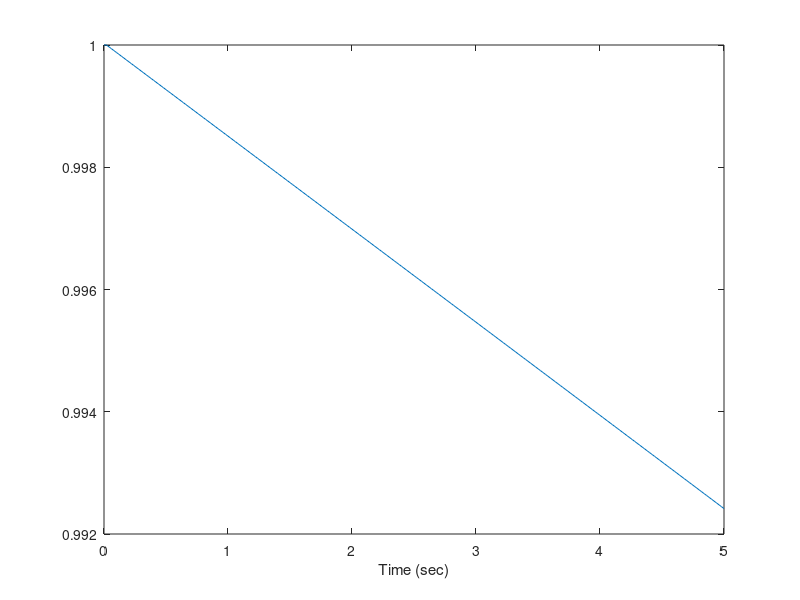
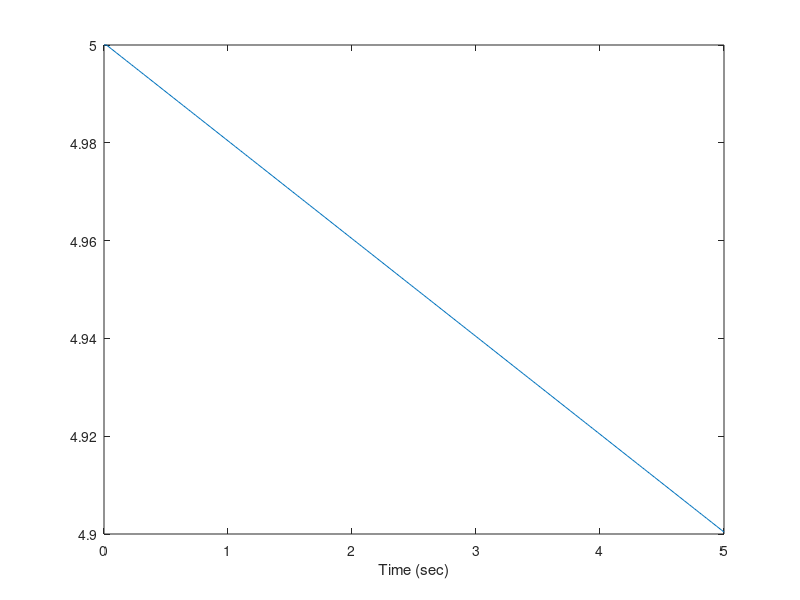
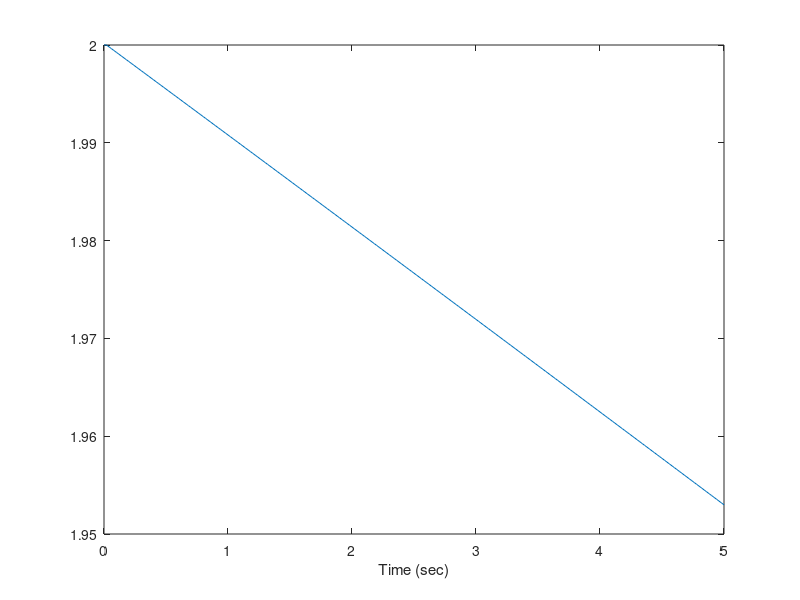
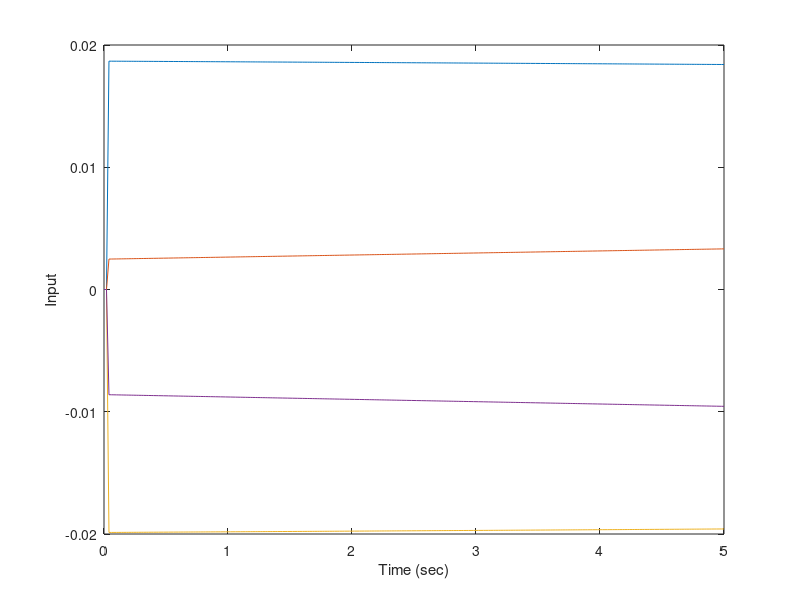

Reproduce these figures in MATLAB, in order.
%% Setting up workspace
close all; % Close all figures and windows
clear; % Clear workspace
clc; % Clears screen
%% Initializing parameters
tf = 5; % Final time in simulation
T = 2e-2; % Sample rate
t = 0:T:tf; % Time vector
n = 3; % Number of states
m = 3; % Number of measurements
p = 4; % Number of Inputs
x = zeros(n, length(t)); % Initializes states to zero
x_d = x; %Initializes desired x states
z = zeros(m, length(t)); % Initializes measurements to zero
u = zeros(p, length(t)); % Initializes controller
v = zeros(3,length(t)); %initialize linearized controller

rr=0.195; %define robot radius

%A = [-cos(z(3:1)]; % System matrix
B = @(y)[(-cos(y(3))-sin(y(3)))/(2*sqrt(2)), (-cos(y(3))+sin(y(3)))/(2*sqrt(2)), (cos(y(3))+sin(y(3)))/(2*sqrt(2)), (cos(y(3))-sin(y(3)))/(2*sqrt(2));
    (cos(y(3))-sin(y(3)))/(2*sqrt(2)), (-cos(y(3))-sin(y(3)))/(2*sqrt(2)), (-cos(y(3))+sin(y(3)))/(2*sqrt(2)), (cos(y(3))+sin(y(3)))/(2*sqrt(2));
    1/(4*rr), 1/(4*rr), 1/(4*rr), 1/(4*rr)]; % Input matrix
Binv = @(y)[-((cos(y(3))+sin(y(3)))*sqrt(2))/(2*(cos(y(3))^2+sin(y(3))^2)),((cos(y(3))-sin(y(3)))*sqrt(2))/(2*(cos(y(3))^2+sin(y(3))^2)), rr;
    -((cos(y(3))-sin(y(3)))*sqrt(2))/(2*(cos(y(3))^2+sin(y(3))^2)),-((cos(y(3))+sin(y(3)))*sqrt(2))/(2*(cos(y(3))^2+sin(y(3))^2)), rr;
    ((cos(y(3))+sin(y(3)))*sqrt(2))/(2*(cos(y(3))^2+sin(y(3))^2)),-((cos(y(3))-sin(y(3)))*sqrt(2))/(2*(cos(y(3))^2+sin(y(3))^2)), rr;
    ((cos(y(3))+sin(y(3)))*sqrt(2))/(2*(cos(y(3))^2+sin(y(3))^2)),((cos(y(3))+sin(y(3)))*sqrt(2))/(2*(cos(y(3))^2+sin(y(3))^2)), rr];

C = eye(m); % Measurement matrix

Kp=-[5,0,0; %Proportional Gain
    0,5,0;
    0,0,2];
Kd=-[2,0,0; %Derivative Gain
    0,2,0;
    0,0,2];
Ki=-[1,0,0; %Integral Gain
    0,1,0;
    0,0,1];

%% Set initial conditions
x(:,1)=[1;5;2];

for k=1:length(t) %Fill in desired path
    x_d(:,k)=[0;0;0];
end



%% Simulate dynamics (for loop)
for k = 1:length(t)-1 % For loop that simulates 1 second
    %u(:,k+1) = [sin(pi*k*T);cos(pi*k*T);-sin(pi*k*T);-cos(pi*k*T)];% calculate controller
    
    v(:,k+1) = Kp*(z(:,k)-x_d(:,k));%calculate linear controller
    u(:,k+1)=Binv(z(:,k))*v(:,k+1);%calculate non linear controller
    
    %limit maximum velocity
    if max(abs(B(x(:,k))*u(:,k+1)/T))>1
       u(:,k+1)=u(:,k+1)/max(abs(B(x(:,k))*u(:,k+1)/T))
    end
    
    
    x(:,k+1) = x(:,k) + B(x(:,k))*u(:,k+1)*T; % Linear state space equation
    z(:,k+1) = C*x(:,k+1); % Linear measurement equation
end
%% Results
figure; plot(t, x(1,:)); xlabel('Time (sec)'); % Plots position with time
figure; plot(t, x(2,:)); xlabel('Time (sec)'); % Plots velocity with time
figure; plot(t, x(3,:)); xlabel('Time (sec)'); % Plots acceleration with time
figure; plot(t, u); xlabel('Time (sec)'); ylabel('Input'); % Plots input with time
